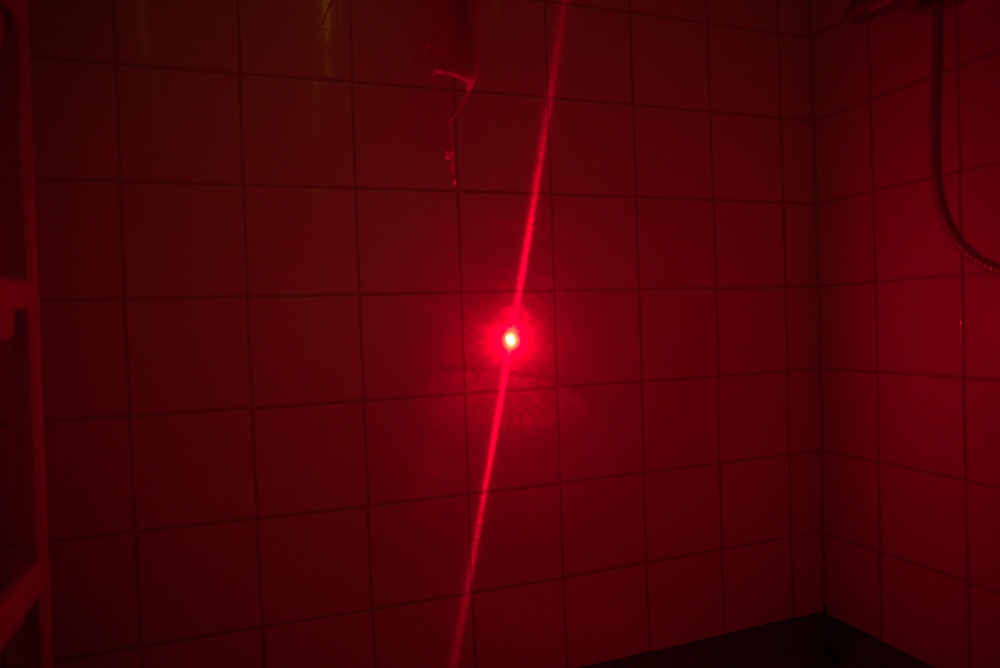
#> input picture tests/beam_0.jpg, 1000 x 668 px, shrunk from 6024 x 4024 before the run
$ python image.py
#> lines starting #> are read from the running program, lines starting #| are printed output that depends on the picture; after the words box and inside, x2 and y2 are one past the last pixel; in counts of white or black regions, pixels touching at a corner belong together
from skimage import img_as_float
from skimage.io import imread, imsave
import numpy as np

# TODO: use class method to define an alternative constructor based on a numpy arrays saved on disk

class Image:

    def __init__(self, img_path):
        self.img_path = img_path
        self.img_data = imread(img_path)   # raw image data as an integer-valued array

    def print_info(self):
        """Print out the object type, datatype, and the dimensions of the input object.
        Input: data array of the image which can be of integer or floating point type
        """
        np.set_printoptions(precision=2, linewidth=155)
        print('Image type: ', type(self.img_data))
        print('Image datatype: ', self.img_data.dtype)
        print('Image shape: ', self.img_data.shape)

    def plot(self, frame_title=None):
        from matplotlib import pyplot as plt

        gridShow = False
        fig, ax1 = plt.subplots(1, 1)

        # TODO: can we expand imagePath and loop over if it has more than 1 path?
        ax1.imshow(self.img_data, cmap='gray')
        ax1.set_title(frame_title, fontsize=14)
        ax1.grid(gridShow)
        plt.show()

    def write(self):
        "save the image data array to disk"
        # TODO: Find the installation path; then cd to data/
        # TODO: use hdf5
        np.save('../data/input_image', self.img_data)

    def size(self):
        "Return the x and y ranges of the input array, which can be of integer or floating point type"
        x_max = self.img_data.shape[1]
        y_max = self.img_data.shape[0]

        return x_max, y_max


class FloatImage(Image):
    def __init__(self, img_path):
        Image.__init__(self, img_path)
        self.img_data = img_as_float(imread(self.img_path))   # image data as a floating point array


class GrayImage(FloatImage):
    def __init__(self, img_path):
        FloatImage.__init__(self, img_path)
        self.img_data = self.img_data @ [0.2126, 0.7152, 0.0722]  # image in gray-scale form

    def extract(self, xRng=[0, 1], yRng=[0, 1], kapa=1.0):
        from copy import copy
        # Lower- and upper bounds for clipping the x-range
        xLB = xRng[0]
        xUB = xRng[1]

        # Lower- and upper bounds for clipping the yx-range
        yLB = yRng[0]
        yUB = yRng[1]

        # Clip the raw image into the region of interest
        imgClip = copy(self.img_data)

        # Find and count the pixels with maximum luminousity
        position = np.where(imgClip >= kapa)
        featureCount = position[1].size

        if featureCount > 0:
            for pair_0, pair_1 in zip(position[0], position[1]):
                if pair_0 > 3 and pair_1 > 3:
                    imgClip[pair_0-4:pair_0+4, pair_1-4:pair_1+4] = 0

        return featureCount, position, imgClip


image_path = '../tests/beam_0.jpg'
img = Image(image_path)
#> in __init__, self.img_data is the input picture: shape (668, 1000, 3); mean R, G, B 76.2, 2.9, 7.8

print(img.img_data[0:5, 0, 0])
#| [40 39 39 39 37]

img.print_info()
#| Image type:  <class 'numpy.ndarray'>
#| Image datatype:  uint8
#| Image shape:  (668, 1000, 3)

###img.plot(frame_title='Raw image')

x_range, y_range = img.size()
#> x_range = 1000; y_range = 668
print(x_range, y_range)
#| 1000 668


imgFloat = FloatImage(image_path)
print(imgFloat.img_data[0:5, 0, 0])
#| [0.16 0.15 0.15 0.15 0.15]

imgFloat.print_info()
#| Image type:  <class 'numpy.ndarray'>
#| Image datatype:  float64
#| Image shape:  (668, 1000, 3)

###imgFloat.plot(frame_title='Float image')

x_range, y_range = imgFloat.size()
print(x_range, y_range)
#| 1000 668


imgGray = GrayImage(image_path)
#> in __init__, `self.img_data = self.img_data @ [0.2126, 0.7152, 0.0722]`:
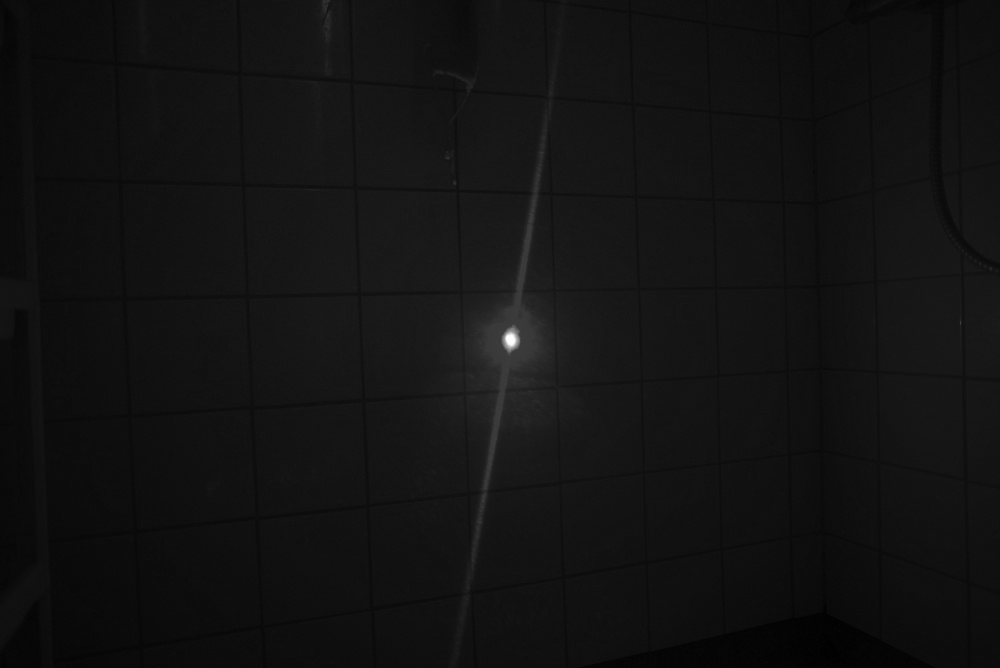
#> self.img_data: shape (668, 1000) float64; min 0.00417, max 1, mean 0.0739
print(imgGray.img_data[0:5, 0])
#| [0.04 0.03 0.03 0.03 0.03]

imgGray.print_info()
#| Image type:  <class 'numpy.ndarray'>
#| Image datatype:  float64
#| Image shape:  (668, 1000)

###imgGray.plot(frame_title='Gray image')

x_range, y_range = imgGray.size()
print(x_range, y_range)
#| 1000 668

numFeatures, indices, markers = imgGray.extract(xRng=[0, x_range], yRng=[0, y_range],
                                                kapa=0.9998)
#> in extract, `position = np.where(imgClip >= kapa)`: position = ([339, 340, 340, 341], [509, 510, 511, 510])
#> the loop in extract, `for pair_0, pair_1 in zip(position[0], position[1]):` made 4 passes
#> (pair_0, pair_1) on passes 1 to 4: (339, 509), (340, 510), (340, 511), (341, 510)
#> after the loop in extract, `for pair_0, pair_1 in zip(position[0], position[1]):`: imgClip: shape (668, 1000) float64; 0.01% of pixels changed, all inside (x1, y1, x2, y2) = (505, 335, 515, 345)
#> numFeatures = 4; indices = ([339, 340, 340, 341], [509, 510, 511, 510])

print(f'''
        Total number of features detected: {numFeatures}. If this is too many, consider increasing
        the threshold input.
    ''')
#|         Total number of features detected: 4. If this is too many, consider increasing
#|         the threshold input.
#print(img.__dict__)


print('Done')


$ run again, with tests/beam_1.jpg copied over tests/beam_0.jpg
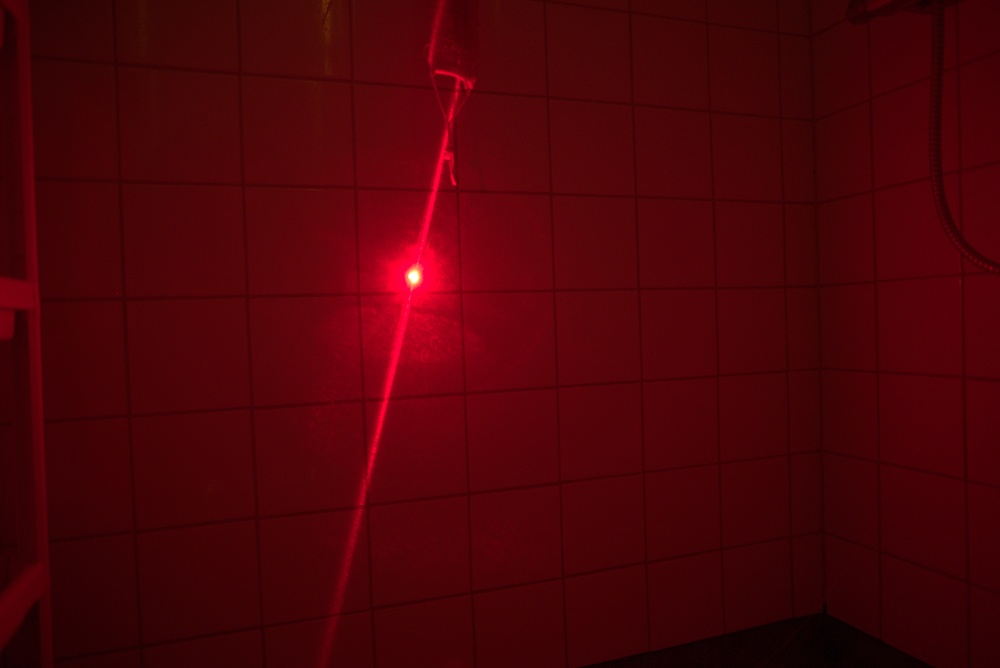
#> input picture tests/beam_1.jpg, 1000 x 668 px, shrunk from 6024 x 4024 before the run
#> in __init__, self.img_data is the input picture: shape (668, 1000, 3); mean R, G, B 75.7, 2.8, 7.7
#| [57 56 54 54 52]
#| Image type:  <class 'numpy.ndarray'>
#| Image datatype:  uint8
#| Image shape:  (668, 1000, 3)
#| 1000 668
#| [0.22 0.22 0.21 0.21 0.2 ]
#| Image type:  <class 'numpy.ndarray'>
#| Image datatype:  float64
#| Image shape:  (668, 1000, 3)
#| 1000 668
#> in __init__, `self.img_data = self.img_data @ [0.2126, 0.7152, 0.0722]`:
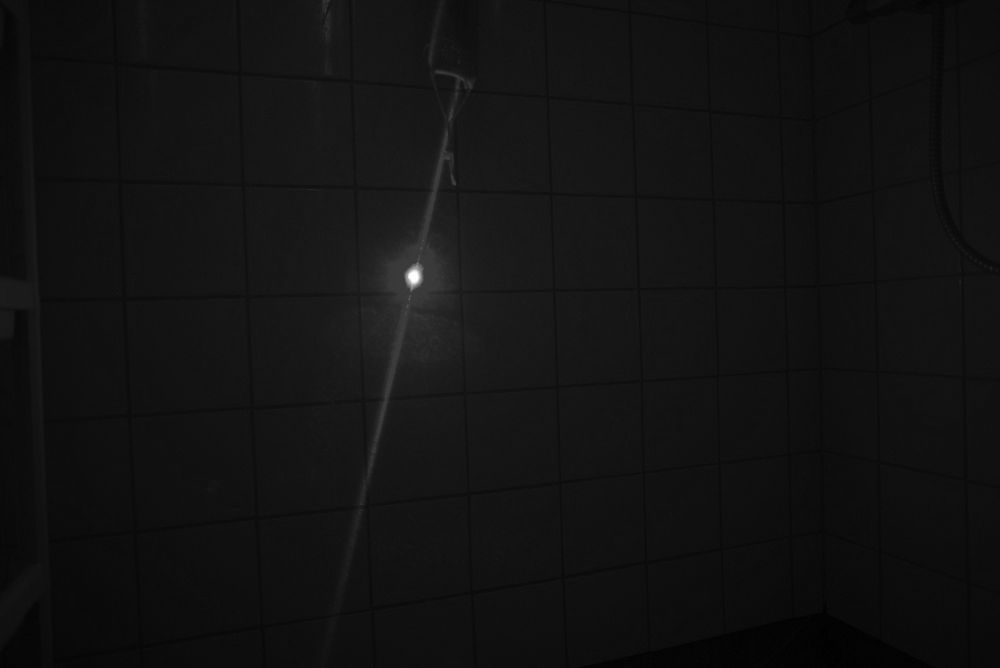
#> self.img_data: shape (668, 1000) float64; min 0.00417, max 0.999, mean 0.0731
#| [0.05 0.05 0.05 0.05 0.04]
#| Image type:  <class 'numpy.ndarray'>
#| Image datatype:  float64
#| Image shape:  (668, 1000)
#| 1000 668
#> position = (empty array, empty array)
#> numFeatures = 0; indices = (empty array, empty array)
#|         Total number of features detected: 0. If this is too many, consider increasing
#|         the threshold input.
